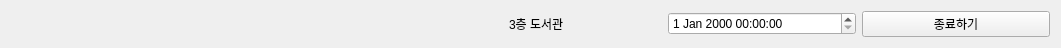
  <widget class="QWidget" name="layoutWidget">
   <property name="geometry">
    <rect>
     <x>20</x>
     <y>0</y>
     <width>1061</width>
     <height>30</height>
    </rect>
   </property>
   <layout class="QHBoxLayout" name="horizontalLayout">
    <item>
     <spacer name="horizontalSpacer">
      <property name="orientation">
       <enum>Qt::Horizontal</enum>
      </property>
      <property name="sizeType">
       <enum>QSizePolicy::Fixed</enum>
      </property>
      <property name="sizeHint" stdset="0">
       <size>
        <width>498</width>
        <height>25</height>
       </size>
      </property>
     </spacer>
    </item>
    <item>
     <widget class="QLabel" name="label_3">
      <property name="sizePolicy">
       <sizepolicy hsizetype="Fixed" vsizetype="Preferred">
        <horstretch>0</horstretch>
        <verstretch>0</verstretch>
       </sizepolicy>
      </property>
      <property name="text">
       <string>3층 도서관</string>
      </property>
     </widget>
    </item>
    <item>
     <spacer name="horizontalSpacer_2">
      <property name="orientation">
       <enum>Qt::Horizontal</enum>
      </property>
      <property name="sizeType">
       <enum>QSizePolicy::Fixed</enum>
      </property>
      <property name="sizeHint" stdset="0">
       <size>
        <width>98</width>
        <height>25</height>
       </size>
      </property>
     </spacer>
    </item>
    <item>
     <widget class="QDateTimeEdit" name="dateTimeEdit"/>
    </item>
    <item>
     <widget class="QPushButton" name="pushButton">
      <property name="text">
       <string>종료하기</string>
      </property>
     </widget>
    </item>
   </layout>
  </widget>
